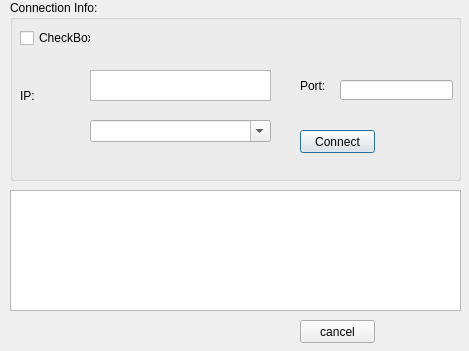
<?xml version="1.0" encoding="UTF-8"?>
<ui version="4.0">
 <class>Dialog</class>
 <widget class="QDialog" name="Dialog">
  <property name="geometry">
   <rect>
    <x>0</x>
    <y>0</y>
    <width>469</width>
    <height>351</height>
   </rect>
  </property>
  <property name="windowTitle">
   <string>Client</string>
  </property>
  <widget class="QGroupBox" name="groupBox">
   <property name="geometry">
    <rect>
     <x>10</x>
     <y>0</y>
     <width>451</width>
     <height>181</height>
    </rect>
   </property>
   <property name="title">
    <string>Connection Info:</string>
   </property>
   <widget class="QLabel" name="label">
    <property name="geometry">
     <rect>
      <x>10</x>
      <y>80</y>
      <width>61</width>
      <height>31</height>
     </rect>
    </property>
    <property name="text">
     <string>IP:</string>
    </property>
   </widget>
   <widget class="QTextEdit" name="textEdit_ip">
    <property name="geometry">
     <rect>
      <x>80</x>
      <y>70</y>
      <width>181</width>
      <height>31</height>
     </rect>
    </property>
   </widget>
   <widget class="QLabel" name="portLabel">
    <property name="geometry">
     <rect>
      <x>290</x>
      <y>75</y>
      <width>51</width>
      <height>21</height>
     </rect>
    </property>
    <property name="text">
     <string>Port:</string>
    </property>
   </widget>
   <widget class="QPushButton" name="connectButton">
    <property name="geometry">
     <rect>
      <x>290</x>
      <y>130</y>
      <width>75</width>
      <height>23</height>
     </rect>
    </property>
    <property name="text">
     <string>Connect</string>
    </property>
   </widget>
   <widget class="QCheckBox" name="checkBox">
    <property name="geometry">
     <rect>
      <x>10</x>
      <y>30</y>
      <width>71</width>
      <height>16</height>
     </rect>
    </property>
    <property name="text">
     <string>CheckBox</string>
    </property>
   </widget>
   <widget class="QComboBox" name="comboBoxIp">
    <property name="geometry">
     <rect>
      <x>80</x>
      <y>120</y>
      <width>181</width>
      <height>22</height>
     </rect>
    </property>
    <property name="editable">
     <bool>true</bool>
    </property>
   </widget>
   <widget class="QLineEdit" name="lineEditPort">
    <property name="geometry">
     <rect>
      <x>330</x>
      <y>80</y>
      <width>113</width>
      <height>20</height>
     </rect>
    </property>
   </widget>
  </widget>
  <widget class="QTextEdit" name="textEdit_receive">
   <property name="geometry">
    <rect>
     <x>10</x>
     <y>190</y>
     <width>451</width>
     <height>121</height>
    </rect>
   </property>
  </widget>
  <widget class="QPushButton" name="cancelButton">
   <property name="geometry">
    <rect>
     <x>300</x>
     <y>320</y>
     <width>75</width>
     <height>23</height>
    </rect>
   </property>
   <property name="text">
    <string>cancel</string>
   </property>
  </widget>
 </widget>
 <layoutdefault spacing="6" margin="11"/>
 <resources/>
 <connections/>
</ui>
